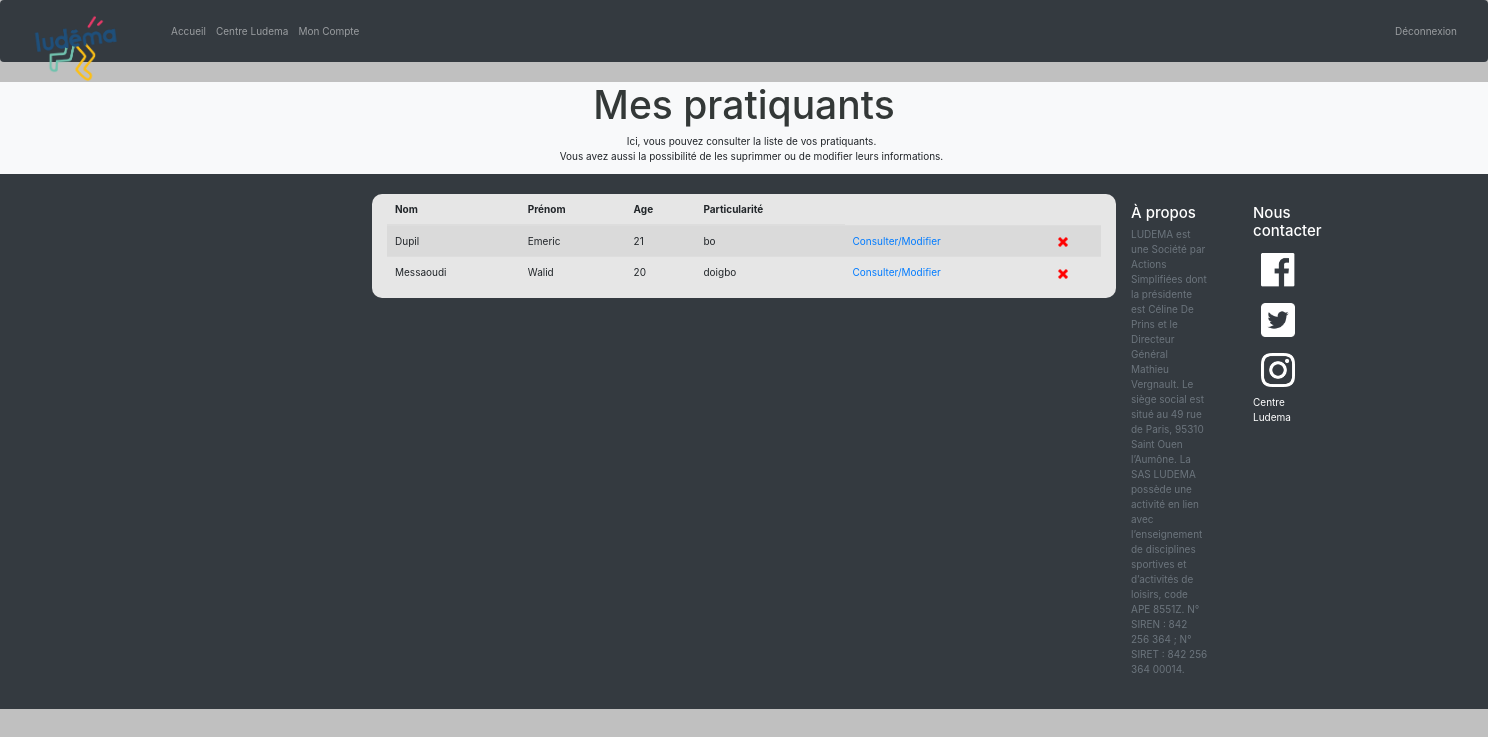
Page /?controller=mesClients (signed in) on the earlier database version.
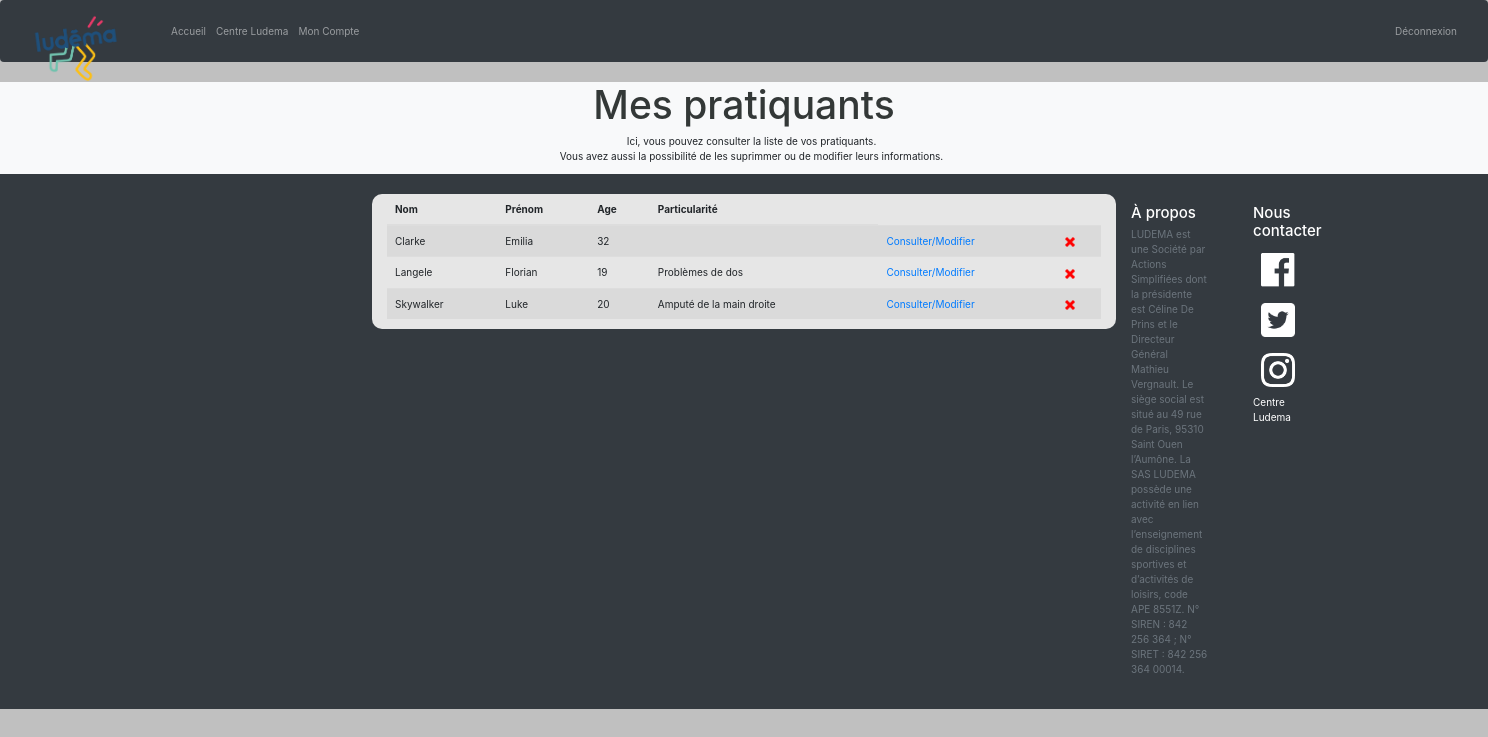
Same page on the later database version.
### tables this page shows
CREATE TABLE IF NOT EXISTS `client` (
  `idClient` int(11) NOT NULL AUTO_INCREMENT,
  `loginUtilisateur` varchar(25) NOT NULL,
  `prenom` varchar(30) NOT NULL,
  `nom` varchar(30) NOT NULL,
  `age` int(11) NOT NULL,
  `sexe` varchar(10) NOT NULL,
  `note` varchar(300) DEFAULT NULL,
  PRIMARY KEY (`idClient`)
);

### Controllers/Controller_mesClients.php (called while the page is built, shortened)
<?php
class Controller_mesClients extends Controller {
  public function action_default(){
      $this->action_mesclients();
  }
  public function action_mesclients(){
    $m = Model::get_model();
    $data = [
            "listeClients" => $m->get_my_client()
        ];
    $this->render("mesClient",$data);
  }
}
?>

### Models/Model.php (called while the page is built, shortened)
<?php
class Model {
	private $bd;
	private static $instance = null;
	private function __construct() {
		try {
			$dsn = "mysql:host=localhost;dbname=ludemabdd";
			$login = "root";
			$password = "";
			$this->bd = new PDO($dsn,$login,$password);
			$this->bd->setAttribute(PDO::ATTR_ERRMODE, PDO::ERRMODE_EXCEPTION);
			$this->bd->query("SET nameS 'utf8'");
		}
		catch (PDOException $e) {
			die ('Echec connexion, erreur n°'. $e->getCode() . ':' . $e->getMessage());
		}
	}
	public static function get_model() {
        if (is_null(self::$instance))
            self::$instance = new Model();
        return self::$instance;
    }
	public function get_my_client(){
		try{
			if(isset($_SESSION['login'])){
				$requete = $this->bd->prepare("SELECT * FROM client WHERE loginUtilisateur = :loginPro ");
				$requete->bindValue(":loginPro",$_SESSION['login']);
			$requete->execute();
			return $requete->fetchall(PDO::FETCH_ASSOC);
		}
		}
		catch (PDOException $e) {
			die ('Echec ajouter_client erreur n°'. $e->getCode() .':'. $e->getMessage());
		}
	}
}

### Utils/functions.php (called while the page is built, shortened)
<?php
function e($message){
return htmlspecialchars($message, ENT_QUOTES);
}
?>

### Views/view_mesClient.php (the view, shortened to what this page needs)
<?php require("view_begin.php");
redirection();?>
<div class="container-fluid  album bg-light">
  <div class="row">
    <h2 class="title col-lg-12"> Mes pratiquants</h2>
  </div>
  <div class="row col-lg-12 offset-md-3 col-md-6 ">
    <p class="col-lg-6 text-center"> Ici, vous pouvez consulter la liste de vos pratiquants. </br>
      Vous avez aussi la possibilité de les suprimmer ou de modifier leurs informations.</p>
    </div>
  </div>
  <form class=" offset-lg-3 col-lg-6 formultest" action='?controller=mesClients&action=donneeClient' method='post'>
    <div>
      <table class="table table-striped">
        <thead>
          <tr>
            <th scope="col">Nom</th>
            <th scope="col">Prénom</th>
            <th scope="col">Age</th>
            <th scope="col">Particularité</th>
          </tr>
        </thead>
        <tbody>
          <?php foreach($listeClients as $client) : ?>
            <tr>
              <td><?= e($client['nom'])?></a></td>
              <td><?= e($client['prenom'])?></td>
              <td><?= e($client['age'])?></td>
              <td><?= e($client['note'])?></td>
              <td><a href="?controller=mesClients&action=donneeClient&id=<?= e($client['idClient']) ?>">Consulter/Modifier</a></td>
              <td><a href="?controller=mesClients&action=suppClient&id=<?= e($client['idClient']) ?>"><img class='icone' src='Content/image/delete.png' alt='supprimer' height=10 width = 10 /></a></td>
            </tr>
          <?php endforeach ?>
        </tbody>
      </table>
    </div>
  </form>
        <?php require("view_end.php"); ?>

Differences in the rows shown:
removed client: nom "Dupil", prenom "Emeric", age "21", note "bo"
removed client: nom "Messaoudi", prenom "Walid", age "20", note "doigbo"
added client: nom "Clarke", prenom "Emilia", age "32"
added client: nom "Langele", prenom "Florian", age "19", note "Problèmes de dos"
added client: nom "Skywalker", prenom "Luke", age "20", note "Amputé de la main droite"
